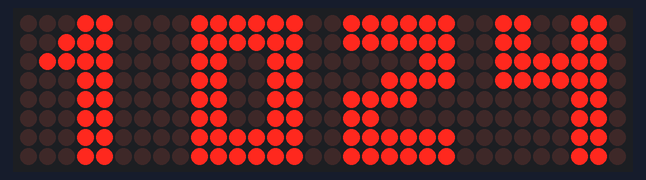
Bench run of a sketch on a simulated Arduino Uno, built with avr-gcc and run on an emulated ATmega328P. Parts: 32×8 LED matrix. The local clock reads 2024-03-15 10:24:30 at power-on unless the sketch sets it.

Above: at 0.1 s.
At 5.21 s:
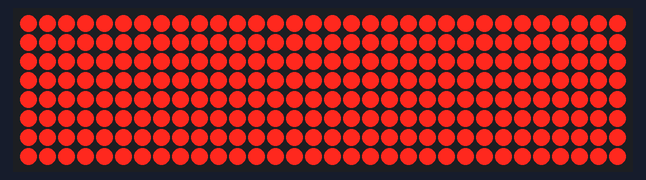
At 11.2 s:
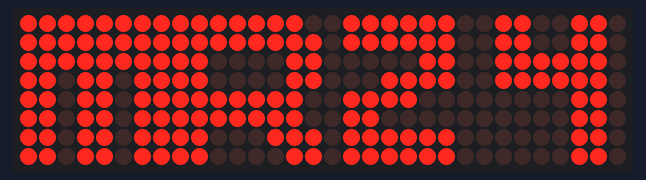
At 16.32 s:
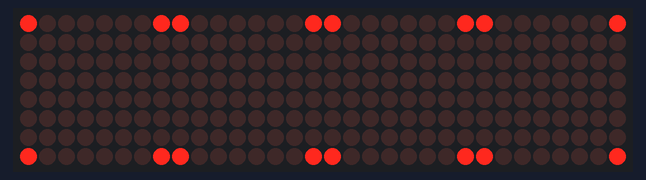
At 22.3 s:
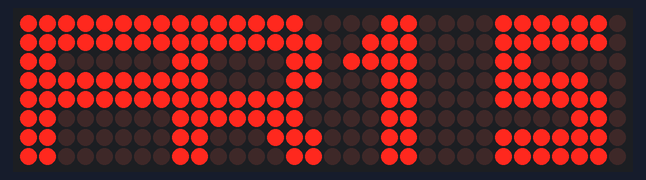
At 33.4 s:
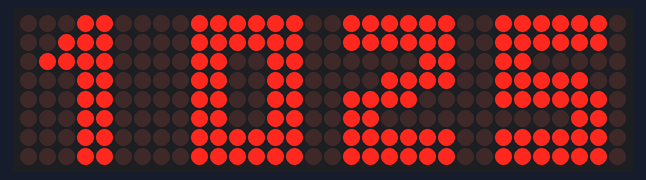

Measured:
- what the display in image 2 shows lasts 5.1 s, from 11.1 s to 16.2 s

The sketch:

Clock.ino
```cpp
// (licence header left out)
#include "LedControl.h"
#include <Wire.h>
#include "DS3231.h"

DS3231 Clock;

//Vars
int displays = 4; //Number of displays (check this is right)
int intensity = 5; //Brightness of displays (don't recommend changing!)
//Pins
int DIN = 12;
int CLK = 10;
int CS = 11;

//Init the display obj
LedControl lc = LedControl(DIN,CLK,CS,displays);


void setup() {
  //Start RTC stuff
  Wire.begin();

  //This cycles through the displays and preps them
  for(int i = 0; i < displays; i++){
    //Display is in power-saving mode, this does a wakeup call
    lc.shutdown(i,false);

    // Set the brightness
    lc.setIntensity(i,intensity);

    // and clear the display just in case
    lc.clearDisplay(i);
  }

  //Use this for debugging RTC or anything really: Serial.begin(9600);
}


void printNum(int disp, int num){
  //Simply prints the number row by row to the display specified

  /*
   * The wall of gibberish that follows is the numbers 0-9 drawn in my VB.net
   * program Matrix Animator (in the same github repo in case you missed it)
   * stuffed into a 2D array.
   *
   * Each line is a number and each of the 'Bxxxxxxxx' elements are Bytes for
   * each row with a 1 corresponding to an on LED and 0's corresponding to off.
   * If you like you can copy them into notepad and rearrange them to see how it
   * looks (requires squinting).
   */

  byte number[10][8]=\
  {{B01111110,B01111110,B01100110,B01100110,B01100110,B01100110,B01111110,B01111110},\
  {B00011000,B00111000,B01111000,B00011000,B00011000,B00011000,B00011000,B00011000},\
  {B01111110,B01111110,B00000110,B00011110,B01111000,B01100000,B01111110,B01111110},\
  {B01111110,B01111110,B00000110,B00111110,B00111110,B00000110,B01111110,B01111110},\
  {B01100110,B01100110,B01111110,B01111110,B00000110,B00000110,B00000110,B00000110},\
  {B01111110,B01111110,B01100000,B01111100,B01111110,B00000110,B01111110,B01111110},\
  {B01111110,B01111110,B01100000,B01111110,B01111110,B01100110,B01111110,B01111110},\
  {B01111110,B01111110,B00000110,B00001100,B00011000,B00011000,B00011000,B00011000},\
  {B01111110,B01111110,B01100110,B01111110,B01111110,B01100110,B01111110,B01111110},\
  {B01111110,B01111110,B01100110,B01111110,B01111110,B00000110,B00000110,B00000110}};

  //This sets the LED's according to the bytes above and the given arguments
  for(int row = 0; row < 8; row++){
    lc.setRow(disp, row, number[num][row]);
  }

}

void printLetter(int disp, int let){
  //Prints the given letter to the given display, same deal as above

  //18 letter alphabet (only characters needed by me):
  //ACDEFHJLMNOPRSTUWY
  byte letter[18][8]=\
  {{B11111111,B11111111,B11000011,B11000011,B11111111,B11111111,B11000011,B11000011},\
  {B11111111,B11111111,B11000000,B11000000,B11000000,B11000000,B11111111,B11111111},\
  {B11111110,B11000111,B11000011,B11000011,B11000011,B11000011,B11000111,B11111110},\
  {B11111111,B11111111,B11000000,B11111111,B11111111,B11000000,B11111111,B11111111},\
  {B11111111,B11111111,B11000000,B11111111,B11111111,B11000000,B11000000,B11000000},\
  {B11000011,B11000011,B11000011,B11111111,B11111111,B11000011,B11000011,B11000011},\
  {B11111111,B11111111,B00011000,B00011000,B00011000,B00011000,B11111000,B11111000},\
  {B11000000,B11000000,B11000000,B11000000,B11000000,B11000000,B11111111,B11111111},\
  {B11111111,B11111111,B11111111,B11011011,B11011011,B11011011,B11011011,B11011011},\
  {B11000011,B11100011,B11110011,B11111011,B11011111,B11001111,B11000111,B11000011},\
  {B11111111,B11111111,B11000011,B11000011,B11000011,B11000011,B11111111,B11111111},\
  {B11111110,B11111111,B11000011,B11000011,B11111111,B11111110,B11000000,B11000000},\
  {B11111110,B11111111,B11000011,B11000011,B11111110,B11111110,B11000111,B11000011},\
  {B11111111,B11111111,B11000000,B11111111,B11111111,B00000011,B11111111,B11111111},\
  {B11111111,B11111111,B00011000,B00011000,B00011000,B00011000,B00011000,B00011000},\
  {B11000011,B11000011,B11000011,B11000011,B11000011,B11000011,B11111111,B11111111},\
  {B11000011,B11000011,B11011011,B11011011,B11011011,B11011011,B11111111,B11111111},\
  {B10000001,B11000011,B01111110,B00111100,B00011000,B00011000,B00011000,B00011000}};

  for(int row=0;row<8;row++){lc.setRow(disp,row,letter[let][row]);}
}

void fizzle(int digitFromRight){
  /*
   * Plays Fizzle animation on ALL the displays up to the given argument.
   *
   * This works differently to the functions above, this array uses each of the
   * level 1 elements of the array as a frame in an animation (made using my
   * Matrix Animator program) and it draws it to ALL the displays up to the number
   * given.
   *
   * The framerate can be changed at the bottom (how fast the animation plays)
   * and yes I know this is O(n^3) but efficiency is unnecessary here.
   */

  int frames = 18; //Just for clarity
  byte anim[frames][8]=\
  {{B11111111,B11111111,B11111111,B11111111,B11111111,B11111111,B11111111,B11111111},\
  {B11111111,B01111101,B11111111,B11111111,B11111111,B10111111,B11111111,B11111011},\
  {B11111111,B01111101,B11101111,B11111111,B11111101,B10111111,B11111111,B10111011},\
  {B11110111,B01111101,B11101111,B11111111,B11111101,B10101111,B11111111,B10111001},\
  {B11110111,B01111101,B01100111,B11111111,B11111001,B10101111,B11111111,B10111000},\
  {B11110111,B01011101,B01100111,B11111110,B10111001,B10101111,B11110111,B10111000},\
  {B11110110,B01011101,B01100101,B11101110,B10111001,B10101101,B11110111,B10111000},\
  {B11110110,B00011101,B01100101,B11101110,B10111001,B00101100,B11110111,B10101000},\
  {B01110110,B00010101,B01100101,B11101110,B10111001,B00101100,B11010111,B00101000},\
  {B01110010,B00010101,B01100101,B11100110,B10111000,B00101100,B11010011,B00101000},\
  {B01010010,B00010101,B00100101,B11000110,B10111000,B00101000,B11010011,B00101000},\
  {B01010010,B00010100,B00100101,B11000010,B10101000,B00101000,B10010011,B00101000},\
  {B01010010,B00000000,B00100101,B11000010,B10001000,B00101000,B10010010,B00101000},\
  {B00010010,B00000000,B00100100,B10000010,B10001000,B00101000,B10000010,B00101000},\
  {B00010000,B00000000,B00100100,B10000010,B10000000,B00001000,B10000010,B00100000},\
  {B00000000,B00000000,B00000100,B10000000,B10000000,B00001000,B10000000,B00100000},\
  {B00000000,B00000000,B00000000,B10000000,B00000000,B00000000,B10000000,B00000000},\
  {B00000000,B00000000,B00000000,B00000000,B00000000,B00000000,B00000000,B00000000}};


  for(int frame=0;frame<frames;frame++){
    //Do each frame at the same time on each display

    for(int disp=digitFromRight;disp>=0;){
      //Work from the furthest left disp

      for(int row=0;row<8;row++){
        //Draw
        lc.setRow(disp,row,anim[frame][row]);
      }

      disp--; //Go right
    }

    delay(15); //15*18 = 270ms for the animation
  }
}

void wipe(int digitFromRight){
  //Plays wipe animation, see fizzle() for more details

  int frames = 18; //Just for clarity
  byte anim[18][8]=\
  {{B00010000,B00000000,B00000000,B00000001,B10000000,B00000000,B00000000,B00001000},\
  {B00010000,B00010000,B00000000,B00000011,B11000000,B00000000,B00001000,B00001000},\
  {B00010000,B00010000,B00010000,B00000111,B11100000,B00001000,B00001000,B00001000},\
  {B00010000,B00010000,B00010000,B00011111,B11111000,B00001000,B00001000,B00001000},\
  {B00010000,B00010000,B00011000,B00111111,B11111100,B00011000,B00001000,B00001000},\
  {B00010000,B00011000,B00011000,B01111111,B11111110,B00011000,B00011000,B00001000},\
  {B00011000,B00011000,B00011000,B11111111,B11111111,B00011000,B00011000,B00011000},\
  {B00100100,B00100100,B11111111,B00100100,B00100100,B11111111,B00100100,B00100100},\
  {B01000010,B11111111,B01000010,B01000010,B01000010,B01000010,B11111111,B01000010},\
  {B11111111,B10000001,B10000001,B10000001,B10000001,B10000001,B10000001,B11111111},\
  {B11111111,B10000001,B10000001,B10000001,B10000001,B10000001,B10000001,B11111111},\
  {B11111111,B11111111,B11000011,B11000011,B11000011,B11000011,B11111111,B11111111},\
  {B11111111,B11111111,B11111111,B11100111,B11100111,B11111111,B11111111,B11111111},\
  {B11111111,B11111111,B11111111,B11111111,B11111111,B11111111,B11111111,B11111111},\
  {B00000000,B01111110,B01111110,B01111110,B01111110,B01111110,B01111110,B00000000},\
  {B00000000,B00000000,B00111100,B00111100,B00111100,B00111100,B00000000,B00000000},\
  {B00000000,B00000000,B00000000,B00011000,B00011000,B00000000,B00000000,B00000000},\
  {B00000000,B00000000,B00000000,B00000000,B00000000,B00000000,B00000000,B00000000}};


  for(int frame=0;frame<frames;frame++){
    //Do each frame at the same time on each display

    for(int disp=digitFromRight;disp>=0;){
      //Work from the furthest left disp

      for(int row=0;row<8;row++){
        //Draw
        lc.setRow(disp,row,anim[frame][row]);
      }

      disp--; //Go right
    }

    delay(15); //15*18 = 270ms for the animation
  }
}

void spiral(int digitFromRight){
  //Plays spiral animation, see fizzle() for more details

  int frames = 18; //Just for clarity
  byte anim[18][8]=\
  {{B10000001,B00000000,B00000000,B00000000,B00000000,B00000000,B00000000,B10000001},\
  {B10000011,B10000000,B00000000,B00000000,B00000000,B00000000,B00000001,B11000001},\
  {B10000111,B10000000,B10000000,B00000000,B00000000,B00000001,B00000001,B11100001},\
  {B10001111,B10000000,B10000000,B10000000,B00000001,B00000001,B00000001,B11110001},\
  {B10011111,B10000000,B10000000,B10000001,B10000001,B00000001,B00000001,B11111001},\
  {B10111111,B10000000,B10000001,B10000001,B10000001,B10000001,B00000001,B11111101},\
  {B11111111,B10000001,B10000001,B10000001,B10000001,B10000001,B10000001,B11111111},\
  {B11111111,B11000011,B10000001,B10000001,B10000001,B10000001,B11000011,B11111111},\
  {B11111111,B11000011,B10100101,B10000001,B10000001,B10100101,B11000011,B11111111},\
  {B11111111,B11000011,B10100101,B10011001,B10011001,B10100101,B11000011,B11111111},\
  {B11111111,B10000101,B11001001,B10111001,B10011101,B10010011,B10100001,B11111111},\
  {B11111111,B10001001,B10001001,B11111001,B10011111,B10010001,B10010001,B11111111},\
  {B11111111,B10011001,B10001001,B11111011,B11011111,B10010001,B10011001,B11111111},\
  {B11111111,B10011001,B10011001,B11111111,B11111111,B10011001,B10011001,B11111111},\
  {B11111111,B10111001,B10011011,B11111111,B11111111,B11011001,B10011101,B11111111},\
  {B11111111,B11111011,B10011011,B11111111,B11111111,B11011001,B11011111,B11111111},\
  {B11111111,B11111111,B11011011,B11111111,B11111111,B11011011,B11111111,B11111111},\
  {B11111111,B11111111,B11111111,B11111111,B11111111,B11111111,B11111111,B11111111}};


  for(int frame=0;frame<frames;frame++){
    //Do each frame at the same time on each display

    for(int disp=digitFromRight;disp>=0;){
      //Work from the furthest left disp

      for(int row=0;row<8;row++){
        //Draw
        lc.setRow(disp,row,anim[frame][row]);
      }

      disp--; //Go right
    }

    delay(15); //15*18 = 270ms for the animation
  }
}

void showTime(){
  /*
   * This is used to put the time taken from the RTC onto the displays. It's a
   * little weird with the way my displays are laid out but it works well.
   *
   * The time on the displays are ordered as follows in this 100% accurate diagram:
   *
   * [3][2][1][0]--cables
   *  1  2 :5  6
   *
   * Print each digit onto its own individual display (shown in brackets), excluding
   * the colon because that is unnecessary.
   *
   * We work from right to left so the first display on the right is the second
   * digit of minutes (m2), the second display from the right is the first digit
   * of minutes (m1), same goes for hours.
   * If this made things more confusing, look back at the diagram...
  */

  //Separates the digits of time into vars from right to left
  int m2 = Clock.getMinute() % 10; //Only remainder
  int m1 = Clock.getMinute() / 10; //No remainder
  bool h12; //These bools are needed by getHour
  bool PM;
  int h2 = Clock.getHour(h12, PM) % 10;
  int h1 = Clock.getHour(h12, PM) / 10;

  //With printNum(display, number) we set the vars of time onto the actual
  //displays, the example time 12:56 alongside them shows how it works.
  printNum(0,m2); // 6
  printNum(1,m1); // 5
  printNum(2,h2); // 2
  printNum(3,h1); // 1

}

void showDate_Week(){
  /*
   * This is the same as the above showTime() despite appearances,
   * with only a small difference: it shows the day of the week on the left two
   * displays and the day of the month in the right two, as follows:
   *
   * [T][U][0][9] = Tuesday the 9th
   */

  int dow = Clock.getDoW(); //getDoW() returns a byte so this turns it into an int

  //An easier way to do this would be preferable but I couldn't find one
  switch(dow){
    case 1:
      //Monday
      printLetter(3,8); //Prints 'M' on disp 3 (farthest left)
      printLetter(2,10); //'O' on disp 2 (second farthest left)
      break;

    case 2:
      //Tuesday
      printLetter(3,14); //T
      printLetter(2,15); //U
      break;

    case 3:
      //Wednesday
      printLetter(3,16); //W
      printLetter(2,3); //E
      break;

    case 4:
      //Thursday
      printLetter(3,14); //T
      printLetter(2,5); //H
      break;

    case 5:
      //Friday
      printLetter(3,4); //F
      printLetter(2,12); //R
      break;

    case 6:
      //Saturday
      printLetter(3,13); //S
      printLetter(2,0); //A
      break;

    case 7:
      //Sunday
      printLetter(3,13); //S
      printLetter(2,15); //U
      break;

    default:
      //Something bad has happened if this comes up
      printLetter(3,17); //Y
      printLetter(2,17); //Y
  }

  int date = Clock.getDate(); //Gets day of month

  printNum(1,date/10); //First digit of the date
  printNum(0,date%10); //Second digit


  //Use for debugging RTC: Serial.print(Clock.getDoW());
}

void showDate_Year(){
  // Same as the last two but shows month and year:
  // [M][A][1][8] = May 2018

  bool cent; //Required for get month
  int month = Clock.getMonth(cent);

  //Same inconvenience as above
  switch(month){
    case 1:
      //Jan
      printLetter(3,6); //J
      printLetter(2,0); //A
      break;

    case 2:
      //Feb
      printLetter(3,4); //F
      printLetter(2,3); //E
      break;

    case 3:
      //Mar
      printLetter(3,8); //M
      printLetter(2,12); //R
      break;

    case 4:
      //Apr
      printLetter(3,0); //A
      printLetter(2,11); //P
      break;

    case 5:
      //May
      printLetter(3,8); //M
      printLetter(2,17); //Y
      break;

    case 6:
      //Jun
      printLetter(3,6); //J
      printLetter(2,9); //N
      break;

    case 7:
      //Jul
      printLetter(3,6); //J
      printLetter(2,7); //L
      break;

    case 8:
      //Aug
      printLetter(3,0); //A
      printLetter(2,15); //U
      break;

    case 9:
      //Sep
      printLetter(3,13); //S
      printLetter(2,3); //E
      break;

    case 10:
      //Oct
      printLetter(3,9); //O
      printLetter(2,1); //C
      break;

    case 11:
      //Nov
      printLetter(3,9); //N
      printLetter(2,10); //O
      break;

    case 12:
      //Dec
      printLetter(3,2); //D
      printLetter(2,3); //E
      break;

    default:
      //Error
      printLetter(3,17); //Y
      printLetter(2,17); //Y

  }

  int year = Clock.getYear();

  printNum(1,year/10); //First digit of year
  printNum(0,year%10); //Second

}

void loop() {
  //This applies the current time to the displays:
  // [1][2][5][6]
  showTime();

  delay(5000); //5s
  fizzle(3);

  //Applies current day of the week and day of month:
  // [T][H][1][9]
  showDate_Week();

  delay(5000); //5s
  wipe(3);

  //Applies month and year:
  // [J][L][1][8]
  showDate_Year();

  delay(5000); //5s
  spiral(3);

  //the delays make the whole loop take ~15.81s
  //e.g. it only checks every ~15.81 seconds for the time

}
```
